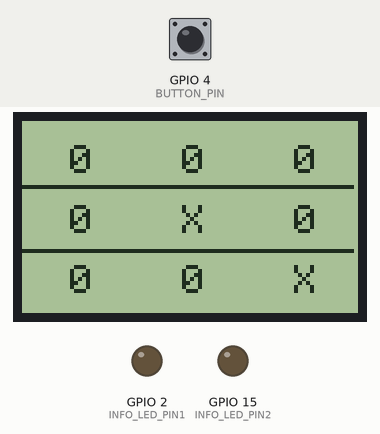
Recording of a sketch running on a simulated ESP32. Shown: 84×48 one-colour display, output pins drawn as LEDs (lit = HIGH). The test bench sets the inputs (shaded band); at power-on: GPIO 4 (BUTTON_PIN) HIGH. WiFi joins after 1.5 s; servers stay silent unless stated; no MQTT or app messages arrive unless stated; what the sketch prints to the serial monitor is not drawn.

Above: at 4.1 s.
4.2 s: GPIO 4 (BUTTON_PIN) pulled LOW for 0.15 s
Timing chart, 0 to 5.4 s (numbered marks = the images above; inputs shaded):
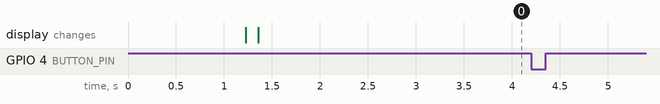

The sketch:

Web_server_esp32_nokia5110.ino
```cpp
#include "fun.h"

void setup(){
  Serial.begin(115200);

  pinMode(BUTTON_PIN,  INPUT);                                                   //Initialize the button and LED indicator
  pinMode(INFO_LED_PIN1,OUTPUT);                                                 //Initialize the button and BUTTON
  pinMode(INFO_LED_PIN2,OUTPUT);                                                 //Initialize the button and BUTTON
  attachInterrupt(BUTTON_PIN, isr, FALLING);

  start_config();
}

void loop(){
  if(conf_button_pressed){
    digitalWrite(INFO_LED_PIN2, HIGH);
    Serial.println("1");
    conf_button_pressed = false;
  } else {
    digitalWrite(INFO_LED_PIN2, LOW);
    Serial.println("0");
  }

  switch(a_status){
    case WIFI_ERROR:
      info_blink(WIFI_ERROR_CODE);
      connect_to_wifi();
      break;
    case AWS_ERROR:
      info_blink(AWS_ERROR_CODE);
      return;
    default:
      break;
  }
}
```

def.h
```cpp
#ifndef def_h
#define def_h

/*----------DEFINES----------*/
#define D8 18                                                           //Serial clock out (SCLK)
#define D7 23                                                           //Serial data out (DIN)
#define D6 19                                                           //Data/Command select (D/C)
#define D5 5                                                            //LCD chip select (CS)
#define D2 14                                                           //LCD reset (RST)
#define SIZE 3                                                          //size arr
#define DEVICE_NAME "TIC01"                                             //The name of the device. This MUST match up with the name defined in the AWS console
#define AWS_IOT_ENDPOINT "***"              //The MQTTT endpoint for the device (unique for each AWS account but shared amongst devices within the account)
#define AWS_IOT_TOPIC "/"+ DEVICE_NAME+ "/comand"                       //The MQTT topic that this device should publish to
#define BUTTON_PIN 4                                                    //button pin
#define INFO_LED_PIN1 2                                                 //(RED)led pin
#define INFO_LED_PIN2 15                                                //(Yellow)led pin
#define AWS_MAX_RECONNECT_TRIES 10
#define ERROR_CODE_SIZE 4                                               //led blinker and parameter is array of ERROR_CODE_SIZE items
#define ERROR_CODE_LONG 0                                               //where ERROR_CODE_LONG long light and ERROR_CODE_SHORT is short light
#define ERROR_CODE_SHORT 1                                              //error

#endif
```

fun.h
```cpp
#ifndef funk_h
#define funk_h

#include "def.h"                                          //Added include defines
#include "inc.h"                                          //Added include lib
#include "var.h"                                          //Added include viablea
#include "key.h"                                          //Added include key

Adafruit_PCD8544 display = Adafruit_PCD8544(D8, D7, D6, D5, D2);            //Protot. object display LCD
MQTTClient client = MQTTClient(256);                                        //Protot. object Client
WiFiClientSecure net = WiFiClientSecure();                                  //Protot. object WiFiClient

/*----------PROTOTYPE FUNCTIONS----------*/
void start_config();                                      //Settings function
void vect();                                              //Function vertical
void horiz();                                             //Function horizontal
bool matrix_check();                                      //Function matrix check
void move_win();                                          //Function move win
void pr_win();                                            //Function printing win
void return_game();                                       //Function return game
bool connect_to_wifi();                                   //Function connect to network
bool connect_to_aws();                                    //Function connect aws
void send_data_to_aws();                                  //Send data on the aws
void message_handler(String &topic, String &payload);     //Forming a letter to send
void start_transfer();                                    //Starts wifi and connects to aws to start transfering data
void info_blink(int code_array[]);                        //Indication and data transmission
void IRAM_ATTR isr();                                     //Button interuption funtion

/*----------FUNKTIONS----------*/
void start_config() {
  Serial.println("Start config mode");                    //Add function setting

  display.begin();                                        //Init display
  display.setContrast(70);                                //Contrast
  display.clearDisplay();                                 //Clear display
  vect();
  horiz();
  pr_win();                                               //Testing win
  start_transfer();                                       //Function transfer
}

void vect(){                                              //Create function vertical
  for(int i = 0; i < 47; i++){
    display.drawFastHLine(28,i,0,BLACK);
    display.display();
  }
  for(int j = 0; j < 47; j++){
    display.drawFastHLine(56,j,0,BLACK);
    display.display();
  }
}

void horiz(){                                             //Create function horizontal
  display.drawFastHLine(0,16,83,BLACK);
  display.display();
  display.drawFastHLine(0,32,83,BLACK);
  display.display();
}

bool connect_to_wifi(){                                   //Create function connect wifi
  bool c_status = false;

  WiFi.mode(WIFI_STA);
  WiFi.begin(conf_wifi_ssid, conf_wifi_password);
  int retries = 0;                                        //Only try $max_connect_attempts times to connect to the WiFi
  while(WiFi.status() != WL_CONNECTED && retries < max_connect_attempts){
    delay(500);
    Serial.print(".");
    retries++;
  }
  Serial.println("not!");
  if(WiFi.status() != WL_CONNECTED){                  //If we still couldn't connect to the WiFi, go to deep sleep for a minute and try again.
    esp_sleep_enable_timer_wakeup(1 * 10L * 1000000L);
    esp_deep_sleep_start();
    c_status = false;
  } else {
    c_status = true;
  }
  return c_status;
}

bool connect_to_aws(){
  bool c_status = false;

  net.setCACert(aws_cert_ca);                                                 //Configure WiFiClientSecure to use the AWS certificates we generated
  net.setCertificate(aws_cert_crt);
  net.setPrivateKey(aws_cert_private);
  client.begin(AWS_IOT_ENDPOINT, 8883, net);                                  //Connect to the MQTT broker on the AWS endpoint we defined earlier
  int retries = 0;
  Serial.println("Connecting to AWS IOT");                                    //Try to connect to AWS and count how many times we retried.
  while(!client.connect(DEVICE_NAME) && retries < AWS_MAX_RECONNECT_TRIES){
    Serial.print("-");
    delay(1000);
    retries++;
  }
  if(!client.connected()){                                                    //Make sure that we did indeed successfully connect to the MQTT broker
    Serial.println(" Timeout!");                                              //If not we just end the function and wait for the next loop.
  } else {
    Serial.println("!!!Connected!!!");                                        //If we land here, we have successfully connected to AWS!And we can subscribe to topics and send messages.
    client.subscribe("/" DEVICE_NAME "/comm");
    client.onMessage(message_handler);
    c_status = true;
  }
  return c_status;
}

void send_data_to_aws(){
  Serial.println("Reading data from sensors and preparing for sending to AWS.");
  StaticJsonDocument<512> json_doc;                                                       //AWS object formation
  JsonObject state_obj = json_doc.createNestedObject("state");
  JsonObject reported_obj = state_obj.createNestedObject("reported");
//=======================================OBJ====================================//
  JsonObject Accel_obj = reported_obj.createNestedObject("Accel");

//=================================JSON=========================================//
  char json_buffer[512];
  serializeJson(json_doc, json_buffer);
  client.publish("$aws/things/" DEVICE_NAME "/shadow/update", json_buffer);
  info_blink(DATA_TRANSFERING_CODE);                                                      //Blink the led to inform that data was succefuly sent
  Serial.println("Sending data to AWS");
}

void message_handler(String &topic, String &payload){
  Serial.println("incoming: " + topic + " - " + payload);
}

void start_transfer(){
  if (!connect_to_wifi()){
    a_status = WIFI_ERROR;
    Serial.println("Failed connecting to wi-fi");
  } else {
    Serial.println("Succesfully connected to wi-fi");
    if (!connect_to_aws()) {
      a_status = AWS_ERROR;
    } else {
      a_status = DATA_TRANSFERING;
    }
  }
}

void info_blink(int code_array[]){
  if (millis() - timing > 2000){
    timing = millis();
    for (i=0; i<ERROR_CODE_SIZE; i++){
      code = code_array[i];
      digitalWrite(INFO_LED_PIN1, HIGH);                                                     // turn the LED on (HIGH is the voltage level)
      delay(code == ERROR_CODE_LONG?1000:500);                                              // wait for a second
      digitalWrite(INFO_LED_PIN1, LOW);                                                      // turn the LED off by making the voltage LOW
      delay(500);
    }
  //delay(2000);
  }
}

void IRAM_ATTR isr() {
  conf_button_pressed = true;
}

void pr_win(){                                            //Create function printing win
  display.setTextSize(1);
  display.setTextColor(BLACK, WHITE);
  for(int i = 0; i < SIZE; i++){                          //Create cycle in cycle to fill
    for(int j = 0; j < SIZE; j++){
      if(Array[j][i] == 0){
        display.setCursor(12+i*28,6+j*15);
        display.println("0");
        display.display();
      } else if(Array[j][i] == 1){
        display.setCursor(12+i*28,6+j*15);
        display.println("X");
        display.display();
      }
    }
  }
}
//
//void return_game(){                                       //Create function return game
//  display.clearDisplay();
//  display.setTextSize(1);
//  display.setTextColor(BLACK, WHITE);
//  display.setCursor(0,0);
//  display.println("Start a new");
//  display.print("game!");
//  display.setCursor(0,20);
//  display.println("Please.");
//  display.println("!!!");
//  display.display();
//}
//
//bool matrix_check(){                                      //Create function matrix check
//  bool status_arr = false;
//
//  for(int i = 0; i < 3; i++){                             //Check the horizontals of the diagonals
//    if((Array[0][i] == Array[1][i]) && (Array[0][i] == Array[2][i])) {
//      if(Array[0][i] == 0){
//        O_win = true;
//        status_arr = true;
//      }
//        else if(Array[0][i] == 1){
//          X_win = true;
//          status_arr = true;
//        }
//    }
//    for(int j = 0; j < 3; j++){                           //Check the verticals of the diagonal
//      if((Array[j][0] == Array[j][1]) && (Array[j][0] == Array[j][2])) {
//        if(Array[j][0] == 0){
//          O_win = true;
//          status_arr = true;
//        }
//          else if(Array[j][0] == 1){
//            X_win = true;
//            status_arr = true;
//          }
//        }
//      }
//    }
//    if ((Array[0][0] == Array[1][1]) && (Array[1][1] == Array[2][2])) {   //Check the winning diagonals
//      if (Array[0][0] == 0){
//        O_win = true;
//        status_arr = true;
//      }
//      else if (Array[0][0] == 1){
//        X_win = true;
//        status_arr = true;
//      }
//    }
//    if((Array[0][2] == Array[1][1]) && (Array[1][1] == Array[2][0])) {    //Check the winning diagonals
//      if(Array[0][2] == 0){
//        O_win = true;
//        status_arr = true;
//      }
//      else if (Array[0][2] == 1){
//        X_win = true;
//      }
//    }
//    //Serial.print(status_arr);
//    return status_arr;
//}
//void move_win(){                                          //Create function move win
//  if(O_win){
//    display.clearDisplay();
//    display.setTextSize(1);
//    display.setTextColor(BLACK, WHITE);
//    display.setCursor(0,0);
//    display.println("User won: 0");
//    display.display();
//  } else {
//    display.clearDisplay();
//    display.setTextSize(1);
//    display.setTextColor(BLACK, WHITE);
//    display.setCursor(1,1);
//    display.print("User won: X");
//    display.display();
//  }
//}
#endif
```

inc.h
```cpp
#ifndef inc_h
#define inc_h

/*======================LIB====================*/
/*----------MQTT-------------*/
#include <PubSubClient.h>
#include <MQTTClient.h>
#include <math.h>
#include <string>
#include <ArduinoJson.h>
/*----------WIFI-------------*/
#include <WiFi.h>                     //Connect lib.work wifi
#include <WiFiClientSecure.h>         //Connect lib.work clienWifi
/*----------LCD--------------*/
#include <Adafruit_GFX.h>					    //Connect lib.work LCD
#include <Adafruit_PCD8544.h>					//Connect lib.work LCD NOKIA 5110

#endif
```

key.h
```cpp
#ifndef certs_h
#define certs_h

// Amazon's root CA. This should be the same for everyone.
const char aws_cert_ca[] PROGMEM = R"EOF(
-----BEGIN CERTIFICATE-----
MIIE0zCCA7ugAwIBAgIQGNrRniZ96LtKIVjNzGs7SjANBgkqhkiG9w0BAQUFADCB
yjELMAkGA1UEBhMCVVMxFzAVBgNVBAoTDlZlcmlTaWduLCBJbmMuMR8wHQYDVQQL
ExZWZXJpU2lnbiBUcnVzdCBOZXR3b3JrMTowOAYDVQQLEzEoYykgMjAwNiBWZXJp
U2lnbiwgSW5jLiAtIEZvciBhdXRob3JpemVkIHVzZSBvbmx5MUUwQwYDVQQDEzxW
ZXJpU2lnbiBDbGFzcyAzIFB1YmxpYyBQcmltYXJ5IENlcnRpZmljYXRpb24gQXV0
aG9yaXR5IC0gRzUwHhcNMDYxMTA4MDAwMDAwWhcNMzYwNzE2MjM1OTU5WjCByjEL
MAkGA1UEBhMCVVMxFzAVBgNVBAoTDlZlcmlTaWduLCBJbmMuMR8wHQYDVQQLExZW
ZXJpU2lnbiBUcnVzdCBOZXR3b3JrMTowOAYDVQQLEzEoYykgMjAwNiBWZXJpU2ln
biwgSW5jLiAtIEZvciBhdXRob3JpemVkIHVzZSBvbmx5MUUwQwYDVQQDEzxWZXJp
U2lnbiBDbGFzcyAzIFB1YmxpYyBQcmltYXJ5IENlcnRpZmljYXRpb24gQXV0aG9y
aXR5IC0gRzUwggEiMA0GCSqGSIb3DQEBAQUAA4IBDwAwggEKAoIBAQCvJAgIKXo1
nmAMqudLO07cfLw8RRy7K+D+KQL5VwijZIUVJ/XxrcgxiV0i6CqqpkKzj/i5Vbex
t0uz/o9+B1fs70PbZmIVYc9gDaTY3vjgw2IIPVQT60nKWVSFJuUrjxuf6/WhkcIz
SdhDY2pSS9KP6HBRTdGJaXvHcPaz3BJ023tdS1bTlr8Vd6Gw9KIl8q8ckmcY5fQG
BO+QueQA5N06tRn/Arr0PO7gi+s3i+z016zy9vA9r911kTMZHRxAy3QkGSGT2RT+
rCpSx4/VBEnkjWNHiDxpg8v+R70rfk/Fla4OndTRQ8Bnc+MUCH7lP59zuDMKz10/
NIeWiu5T6CUVAgMBAAGjgbIwga8wDwYDVR0TAQH/BAUwAwEB/zAOBgNVHQ8BAf8E
BAMCAQYwbQYIKwYBBQUHAQwEYTBfoV2gWzBZMFcwVRYJaW1hZ2UvZ2lmMCEwHzAH
BgUrDgMCGgQUj+XTGoasjY5rw8+AatRIGCx7GS4wJRYjaHR0cDovL2xvZ28udmVy
aXNpZ24uY29tL3ZzbG9nby5naWYwHQYDVR0OBBYEFH/TZafC3ey78DAJ80M5+gKv
MzEzMA0GCSqGSIb3DQEBBQUAA4IBAQCTJEowX2LP2BqYLz3q3JktvXf2pXkiOOzE
p6B4Eq1iDkVwZMXnl2YtmAl+X6/WzChl8gGqCBpH3vn5fJJaCGkgDdk+bW48DW7Y
5gaRQBi5+MHt39tBquCWIMnNZBU4gcmU7qKEKQsTb47bDN0lAtukixlE0kF6BWlK
WE9gyn6CagsCqiUXObXbf+eEZSqVir2G3l6BFoMtEMze/aiCKm0oHw0LxOXnGiYZ
4fQRbxC1lfznQgUy286dUV4otp6F01vvpX1FQHKOtw5rDgb7MzVIcbidJ4vEZV8N
hnacRHr2lVz2XTIIM6RUthg/aFzyQkqFOFSDX9HoLPKsEdao7WNq
-----END CERTIFICATE-----
)EOF";

// The private key for your device
const char aws_cert_private[] PROGMEM = R"KEY(
-----BEGIN RSA PRIVATE KEY-----
MIIEowIBAAKCAQEA3u69a/FrQzcf7TfyBVQAFa43TDp0jKVdFlZfjJ1LPjM9CcbW
0BlWIP5AFrZjf3QPrI3UUzxAxsfabdVbD1b4lIv+hqOhCF1w34RdFP6RN9fFzROs
0M0IJoYE9F5rNlo9uT90G3NanVq+l4YA+amfx0wMGf+08piddGPIb9kGSEdxqJkm
VLJmeKiRpdxozfd3YL8/jx8hRuQCSMyXbfY3zSgStvlQsex04SDJp6A9GaARoSq2
SqfcPtyIefQrYqT1qjqlh5BHk9CqGvJYO/Zy0zbF4gGa+47gw4QzmWg6ItrEROvN
kMDZNtIhQ/aSXscy/sjjNS5ArnrabhCq5JP/SwIDAQABAoIBAFD8adPM4CqK3A5R
RJqq6Vz27R/EHJL7f9WdixiKC8uM0Z+7nE385k0WEDIwD/U9NHR7EacrPFz6PV+p
ImtwLN3J/azrxJRFXbvVWftGf3rJ6BGYFC/GTC+ygBpGMqyMG+AwLP3L6h8/1/0z
sScBeAnulnbbbeCzkH+3wBjhvmaC4BjQHYtSnI1mO3tIWhv9kfFaDOh5pjW+nFcY
ZhY1lKoAsC4qxvMAgOsOWqxMyUjnzjitgVqCPRXqTEXmn5IAgeX92abayJZlFIro
niPYiRTQ8VO2EcUKX5zI9+yIimm/J5r/bEPG855Gw/k+G0OsxpKudQraBAddQPfE
SeHHSAECgYEA94vy/gKs6qA2ZQjCB+TdPjBAyhBtpg+oEmfsSj8U3wR2kV1IDiWS
CXUbSrv6J5QyESaSMJPCOEyRFJpac+9W4i51ldVz2yscZXwCY7yDY4pRu2foI0pj
n/4ZoVQOS9r2/iQ0ljLd5jN9UQxn0nuzMAVo8OuQ3k6EUfa0Zyvkqj0CgYEA5oud
UKCktf70JK70TJAS2QdrNXe9teORw5odlEB5qPXiFX3gLDTgDgzjtrhMu9NafAAl
qWnIe8XUCAAV33GVbpis+qfprUGs7LT9RvHJSUqt682iAsFh6aPym1R8b836/DZR
Sem5EDRAfPK30cKlyzzvAM+le3pxoFOE2VVnUCcCgYAzAtra7zA01TkATvK077uL
siPXv9TokHdg+5tcnW0um9vXDrLnf2R9oG00VFIzT72VfS5I5lnyggyvgzM6isqL
p2lBrA/IzTR30Tso1FL68yjuhnX2t8CZ2qHrdcfQZ9nX+xv/C5JgeqHLTtQiMq11
Ktg6NUDQHrvzq/P3AruHPQKBgDqzi9/Ot4G7pBB/F6cy/AmUsQCRN5XLlv7WC/gG
nrOdv+42+dBnujD5qTWKIcelXiG6q9xCGhEh4wYSd39IXYMmjszX2lEKKuyufNsG
j3kA8d3bowfOk4649voD/hc9vE1hyzrlrwBoPY9TAekABdUE89oiBQG2wJ3RBj+M
Vlz7AoGBALcAQ78SAman2VgkibGewRGExzxxcK2Chwxx8OcJfNNtXVRzs6PzAr+z
oaAl5dK5tWBDyJ19o2f86+X5xwCxMjKnK2VMZ0A5A/KuJcj3DK5WY+VEwhvn3d/0
j8yjsCHMYYupQtrS/ccHBBfGENUdt3Pj8PoV116i5QD+5JlWqcUJ
-----END RSA PRIVATE KEY-----
)KEY";

// The certificate for your device
const char aws_cert_crt[] PROGMEM = R"KEY(
-----BEGIN CERTIFICATE-----
MIIDWTCCAkGgAwIBAgIUe7keopvOXMQD7DWDMoIJU5W1FQMwDQYJKoZIhvcNAQEL
BQAwTTFLMEkGA1UECwxCQW1hem9uIFdlYiBTZXJ2aWNlcyBPPUFtYXpvbi5jb20g
SW5jLiBMPVNlYXR0bGUgU1Q9V2FzaGluZ3RvbiBDPVVTMB4XDTIwMDgzMTA3MjIy
NVoXDTQ5MTIzMTIzNTk1OVowHjEcMBoGA1UEAwwTQVdTIElvVCBDZXJ0aWZpY2F0
ZTCCASIwDQYJKoZIhvcNAQEBBQADggEPADCCAQoCggEBAN7uvWvxa0M3H+038gVU
ABWuN0w6dIylXRZWX4ydSz4zPQnG1tAZViD+QBa2Y390D6yN1FM8QMbH2m3VWw9W
+JSL/oajoQhdcN+EXRT+kTfXxc0TrNDNCCaGBPReazZaPbk/dBtzWp1avpeGAPmp
n8dMDBn/tPKYnXRjyG/ZBkhHcaiZJlSyZniokaXcaM33d2C/P48fIUbkAkjMl232
N80oErb5ULHsdOEgyaegPRmgEaEqtkqn3D7ciHn0K2Kk9ao6pYeQR5PQqhryWDv2
ctM2xeIBmvuO4MOEM5loOiLaxETrzZDA2TbSIUP2kl7HMv7I4zUuQK562m4QquST
/0sCAwEAAaNgMF4wHwYDVR0jBBgwFoAUxLUqA77UfB3CLHOUEWo2urYQ1V0wHQYD
VR0OBBYEFO+U3Tn4Pq+PsKBFzPPbPhQ5YmlBMAwGA1UdEwEB/wQCMAAwDgYDVR0P
AQH/BAQDAgeAMA0GCSqGSIb3DQEBCwUAA4IBAQAY28ytKRGrJ+ExZPoAPEz8sut7
XM06lNbAPyEW/OAcCTLyS8r8zHrMyXMBb8EtbOAue/R4KlE9nojejPofvqp3ZGHA
kEEaIZZwb0J3SOl0IzKPKIJ6kgn58M43mvNYu0SY682EUPHLHLt/E2QTmgyEmbgg
LKwU6mmd7puwHR7DXxl3uJKqc4vdc+Y+s8E9JbF5BD8Q4+daJjDXvBhwpMVLi9+8
PLy6XSOvhBoaMgYZV4a4quSdeUv2c8Nlbu7lKoe8hvUke1NJL6UA8/zWE64gK1IU
D1SyLgai8qo52vnKbHma6uiQLC7Ld+d1wV7n8Ddwivbkgmncmpor0nht4Gl8
-----END CERTIFICATE-----
)KEY";

#endif
```

Source omitted: var.h (1420 bytes)
